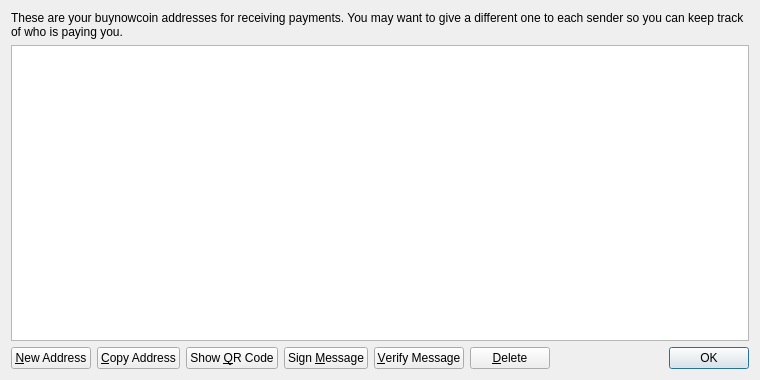
<?xml version="1.0" encoding="UTF-8"?>
<ui version="4.0">
 <class>AddressBookPage</class>
 <widget class="QWidget" name="AddressBookPage">
  <property name="geometry">
   <rect>
    <x>0</x>
    <y>0</y>
    <width>760</width>
    <height>380</height>
   </rect>
  </property>
  <property name="windowTitle">
   <string>Address Book</string>
  </property>
  <layout class="QVBoxLayout" name="verticalLayout">
   <item>
    <widget class="QLabel" name="labelExplanation">
     <property name="text">
      <string>These are your buynowcoin addresses for receiving payments. You may want to give a different one to each sender so you can keep track of who is paying you.</string>
     </property>
     <property name="textFormat">
      <enum>Qt::PlainText</enum>
     </property>
     <property name="wordWrap">
      <bool>true</bool>
     </property>
    </widget>
   </item>
   <item>
    <widget class="QTableView" name="tableView">
     <property name="contextMenuPolicy">
      <enum>Qt::CustomContextMenu</enum>
     </property>
     <property name="toolTip">
      <string>Double-click to edit address or label</string>
     </property>
     <property name="tabKeyNavigation">
      <bool>false</bool>
     </property>
     <property name="alternatingRowColors">
      <bool>true</bool>
     </property>
     <property name="selectionMode">
      <enum>QAbstractItemView::SingleSelection</enum>
     </property>
     <property name="selectionBehavior">
      <enum>QAbstractItemView::SelectRows</enum>
     </property>
     <property name="sortingEnabled">
      <bool>true</bool>
     </property>
     <attribute name="verticalHeaderVisible">
      <bool>false</bool>
     </attribute>
    </widget>
   </item>
   <item>
    <layout class="QHBoxLayout" name="horizontalLayout">
     <item>
      <widget class="QPushButton" name="newAddressButton">
       <property name="toolTip">
        <string>Create a new address</string>
       </property>
       <property name="text">
        <string>&amp;New Address</string>
       </property>
       <property name="icon">
        <iconset resource="../bitcoin.qrc">
         <normaloff>:/icons/add</normaloff>:/icons/add</iconset>
       </property>
      </widget>
     </item>
     <item>
      <widget class="QPushButton" name="copyToClipboard">
       <property name="toolTip">
        <string>Copy the currently selected address to the system clipboard</string>
       </property>
       <property name="text">
        <string>&amp;Copy Address</string>
       </property>
       <property name="icon">
        <iconset resource="../bitcoin.qrc">
         <normaloff>:/icons/editcopy</normaloff>:/icons/editcopy</iconset>
       </property>
      </widget>
     </item>
     <item>
      <widget class="QPushButton" name="showQRCode">
       <property name="text">
        <string>Show &amp;QR Code</string>
       </property>
       <property name="icon">
        <iconset resource="../bitcoin.qrc">
         <normaloff>:/icons/qrcode</normaloff>:/icons/qrcode</iconset>
       </property>
      </widget>
     </item>
     <item>
      <widget class="QPushButton" name="signMessage">
       <property name="toolTip">
        <string>Sign a message to prove you own a buynowcoin address</string>
       </property>
       <property name="text">
        <string>Sign &amp;Message</string>
       </property>
       <property name="icon">
        <iconset resource="../bitcoin.qrc">
         <normaloff>:/icons/edit</normaloff>:/icons/edit</iconset>
       </property>
      </widget>
     </item>
     <item>
      <widget class="QPushButton" name="verifyMessage">
       <property name="toolTip">
        <string>Verify a message to ensure it was signed with a specified buynowcoin address</string>
       </property>
       <property name="text">
        <string>&amp;Verify Message</string>
       </property>
       <property name="icon">
        <iconset resource="../bitcoin.qrc">
         <normaloff>:/icons/transaction_0</normaloff>:/icons/transaction_0</iconset>
       </property>
      </widget>
     </item>
     <item>
      <widget class="QPushButton" name="deleteButton">
       <property name="toolTip">
        <string>Delete the currently selected address from the list</string>
       </property>
       <property name="text">
        <string>&amp;Delete</string>
       </property>
       <property name="icon">
        <iconset resource="../bitcoin.qrc">
         <normaloff>:/icons/remove</normaloff>:/icons/remove</iconset>
       </property>
      </widget>
     </item>
     <item>
      <spacer name="horizontalSpacer">
       <property name="orientation">
        <enum>Qt::Horizontal</enum>
       </property>
       <property name="sizeHint" stdset="0">
        <size>
         <width>40</width>
         <height>20</height>
        </size>
       </property>
      </spacer>
     </item>
     <item>
      <widget class="QDialogButtonBox" name="buttonBox">
       <property name="sizePolicy">
        <sizepolicy hsizetype="Maximum" vsizetype="Fixed">
         <horstretch>0</horstretch>
         <verstretch>0</verstretch>
        </sizepolicy>
       </property>
       <property name="standardButtons">
        <set>QDialogButtonBox::Ok</set>
       </property>
      </widget>
     </item>
    </layout>
   </item>
  </layout>
 </widget>
 <resources>
  <include location="../bitcoin.qrc"/>
 </resources>
 <connections/>
</ui>
